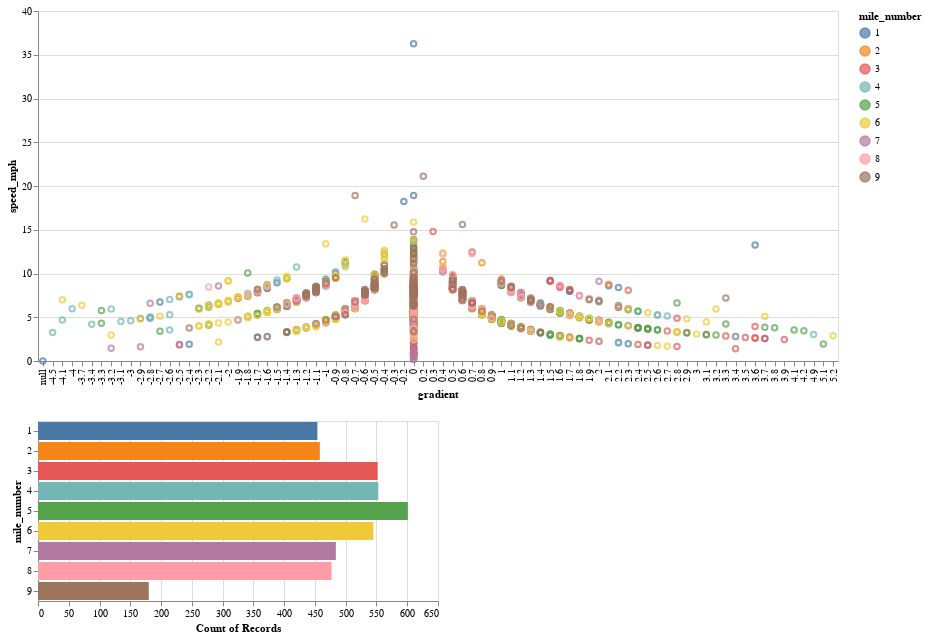

The notebook cell this image was saved under:
### Code cell
source = speed_grade

brush = alt.selection(type='interval')

points = alt.Chart(source).mark_point().encode(
    x='gradient:N',
    y='speed_mph:Q',
    color=alt.condition(brush, 'mile_number:N', alt.value('lightgray'))
).properties(
    height=350, width=800
).add_selection(
    brush
)

bars = alt.Chart(source).mark_bar().encode(
    y='mile_number:N',
    color='mile_number:N',
    x='count(mile_number):Q'
).transform_filter(
    brush
)

points & bars

### Figure 1 — Vega-Lite specification as saved in the notebook (floating-point values rounded to 4 significant figures; data arrays with more than 128 entries replaced by an {"elided": "..."} marker saying what was removed)
{"config": {"view": {"continuousWidth": 400, "continuousHeight": 300}}, "vconcat": [{"mark": "point", "encoding": {"color": {"condition": {"field": "mile_number", "type": "nominal", "selection": "selector004"}, "value": "lightgray"}, "x": {"field": "gradient", "type": "nominal"}, "y": {"field": "speed_mph", "type": "quantitative"}}, "height": 350, "selection": {"selector004": {"type": "interval"}}, "width": 800}, {"mark": "bar", "encoding": {"color": {"field": "mile_number", "type": "nominal"}, "x": {"aggregate": "count", "field": "mile_number", "type": "quantitative"}, "y": {"field": "mile_number", "type": "nominal"}}, "transform": [{"filter": {"selection": "selector004"}}]}], "data": {"name": "data-a38e372a3eb16da9f9ee3bc0f1cb3a34"}, "$schema": "https://vega.github.io/schema/vega-lite/v4.17.0.json", "datasets": {"data-a38e372a3eb16da9f9ee3bc0f1cb3a34": {"elided": "4304 records"}}}
